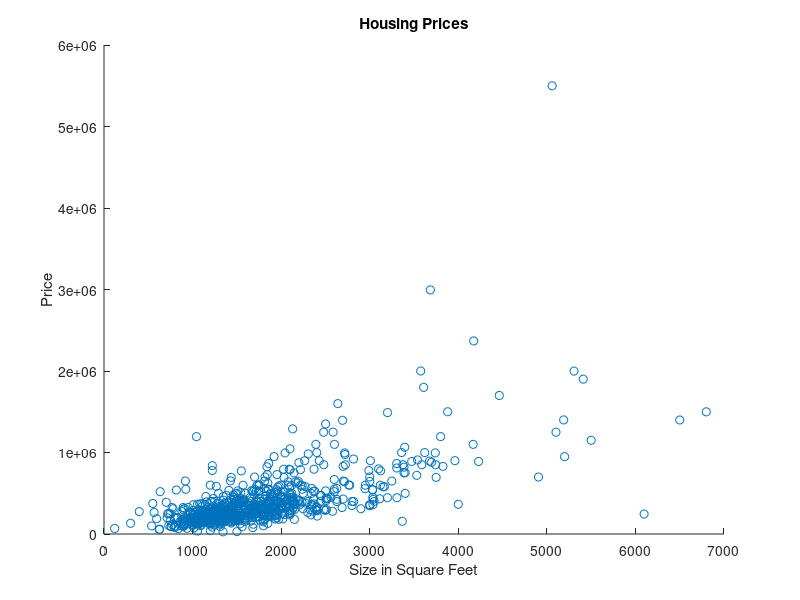

Write MATLAB code to recreate this figure. (Note: this script raises an error after producing the figure.)
M=dlmread('housing_price_data.dat');
Price=M(:,2);
Size=M(:,5);
z=sortrows([Size Price]);
figure('name','Scatter plot of housing prices')
scatter(Size,Price)
title('Scatter plot of housing prices')
xlabel('Size in Square Feet')
ylabel('Price')
title('Housing Prices'); 
x1=z(25:600,1);
y=z(25:600,2);
maxX=max(x1);
minX=min(x1);
norm=maxX-minX;
x=(x1)/(maxX-minX);
x = [ones(length(x), 1) x];
 
parameters = [0; 0];

learningRate = 0.4;

repetition = 2000;

[parameters, costHistory] = gradient(x, y, parameters, learningRate, repetition);

figure('name','cost history');

plot(1:repetition,costHistory);
xlabel('Iterations'); ylabel('Error');
figure; hold off;
scatter(x(:,2)*norm,y, 100, '.'); hold;
plot(x(:,2)*norm,parameters(1) + parameters(2) * (x(:,2)),'r');

  
xlabel('Size in square Feet'); ylabel('Price');
fprintf('Algorithm converges after %d iterations, learning rate=%5.3f \n', repetition, learningRate);

% Gradient function
function [ parameters, costHistory ] = gradient( x, y, parameters, learningRate, repetition )
    
    m = length(y);
    costHistory = zeros(repetition, 1);
    for i = 1:repetition
        h = (x * parameters - y)';
        temp0 = parameters(1) - learningRate * (1/m) * h * x(:, 1);
        temp1 = parameters(2) - learningRate * (1/m) * h * x(:, 2);
        parameters(1)=temp0;
        parameters(2)=temp1;
        costHistory(i) = cost(x, y, parameters);
        
    end
    
end

% Cost History

function [ cost1 ] = cost( x, y, parameters )
    cost1 = (x * parameters - y)' * (x * parameters - y) / (2 * length(y));
    
end

